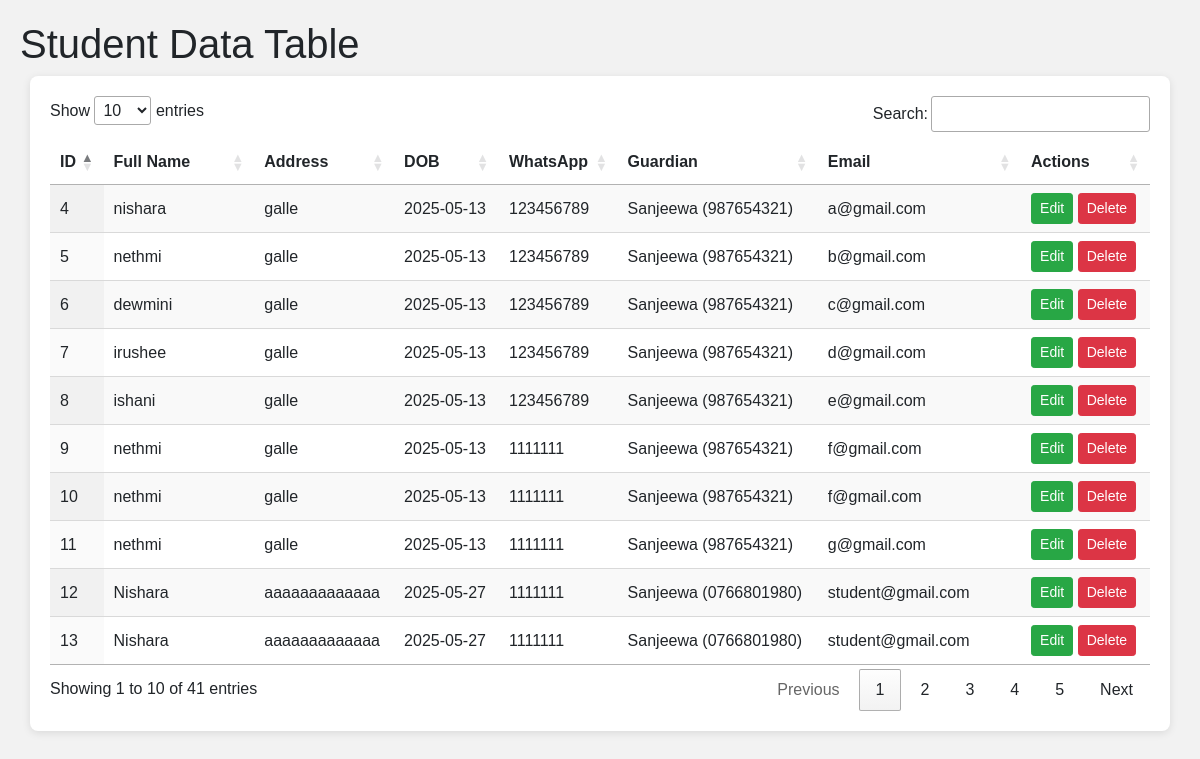
Screenshot of /st_datatable.php with the database file from the repository.
### tables this page shows
CREATE TABLE `student` (
  `st_id` int(11) NOT NULL,
  `full_name` varchar(100) DEFAULT NULL,
  `address` varchar(255) DEFAULT NULL,
  `dob` date DEFAULT NULL,
  `whatsapp_no` varchar(15) DEFAULT NULL,
  `guardian_name` varchar(100) DEFAULT NULL,
  `guardian_contact` varchar(15) DEFAULT NULL,
  `email` varchar(100) DEFAULT NULL,
  `password` varchar(50) DEFAULT NULL,
  `admission_date` date DEFAULT NULL,
  `user_id` int(11) NOT NULL
);

### st_datatable.php (the view, shortened to what this page needs)
<!DOCTYPE html>
<html lang="en">
<head>
    <link rel="stylesheet" href="https://maxcdn.bootstrapcdn.com/bootstrap/4.0.0/css/bootstrap.min.css">
    <link rel="stylesheet" href="https://cdn.datatables.net/1.13.5/css/jquery.dataTables.min.css">
    <link rel="stylesheet" href="https://cdn.datatables.net/select/1.7.0/css/select.dataTables.min.css">
</head>
<body>
<h1>Student Data Table</h1>
<div class="container">
    <table id="studentTable" class="display nowrap" style="width:100%">
        <thead>
            <tr>
                <th>ID</th>
                <th>Full Name</th>
                <th>Address</th>
                <th>DOB</th>
                <th>WhatsApp</th>
                <th>Guardian</th>
                <th>Email</th>
                <th>Actions</th>
            </tr>
        </thead>
        <tbody>
            <?php
            $conn = new mysqli("localhost", "root", "", "sigma_db");
            $result = $conn->query("SELECT * FROM student");
            while($row = $result->fetch_assoc()) {
                echo "<tr>
                    <td>{$row['st_id']}</td>
                    <td>{$row['full_name']}</td>
                    <td>{$row['address']}</td>
                    <td>{$row['dob']}</td>
                    <td>{$row['whatsapp_no']}</td>
                    <td>{$row['guardian_name']} ({$row['guardian_contact']})</td>
                    <td>{$row['email']}</td>
                     <td>
            <a href='edit_student.php?id={$row['st_id']}' class='btn btn-sm btn-success'>Edit</a>
            <a href='delete_student.php?id={$row['st_id']}' class='btn btn-sm btn-danger' onclick=\"return confirm('Are you sure?')\">Delete</a>
        </td>
                </tr>";
            }
            ?>
        </tbody>
    </table>
</div>
</body>
</html>

### st_datatable.php (style rules this page uses)
body { font-family: Arial, sans-serif; background-color: #f2f2f2; padding: 20px; }
.container { background: white; padding: 20px; border-radius: 8px; box-shadow: 0 2px 8px rgba(0,0,0,0.1); }

### rows the page displays
student: st_id "4", full_name "nishara", address "galle", dob "2025-05-13", whatsapp_no "123456789", guardian_name "Sanjeewa", guardian_contact "987654321", email "a@gmail.com"
student: st_id "5", full_name "nethmi", address "galle", dob "2025-05-13", whatsapp_no "123456789", guardian_name "Sanjeewa", guardian_contact "987654321", email "b@gmail.com"
student: st_id "6", full_name "dewmini", address "galle", dob "2025-05-13", whatsapp_no "123456789", guardian_name "Sanjeewa", guardian_contact "987654321", email "c@gmail.com"
student: st_id "7", full_name "irushee", address "galle", dob "2025-05-13", whatsapp_no "123456789", guardian_name "Sanjeewa", guardian_contact "987654321", email "d@gmail.com"
student: st_id "8", full_name "ishani", address "galle", dob "2025-05-13", whatsapp_no "123456789", guardian_name "Sanjeewa", guardian_contact "987654321", email "e@gmail.com"
student: st_id "9", full_name "nethmi", address "galle", dob "2025-05-13", whatsapp_no "1111111", guardian_name "Sanjeewa", guardian_contact "987654321", email "f@gmail.com"
student: st_id "10", full_name "nethmi", address "galle", dob "2025-05-13", whatsapp_no "1111111", guardian_name "Sanjeewa", guardian_contact "987654321", email "f@gmail.com"
student: st_id "11", full_name "nethmi", address "galle", dob "2025-05-13", whatsapp_no "1111111", guardian_name "Sanjeewa", guardian_contact "987654321", email "g@gmail.com"
student: st_id "12", full_name "Nishara", address "aaaaaaaaaaaaa", dob "2025-05-27", whatsapp_no "1111111", guardian_name "Sanjeewa", guardian_contact "0766801980", email "student@gmail.com"
student: st_id "13", full_name "Nishara", address "aaaaaaaaaaaaa", dob "2025-05-27", whatsapp_no "1111111", guardian_name "Sanjeewa", guardian_contact "0766801980", email "student@gmail.com"
